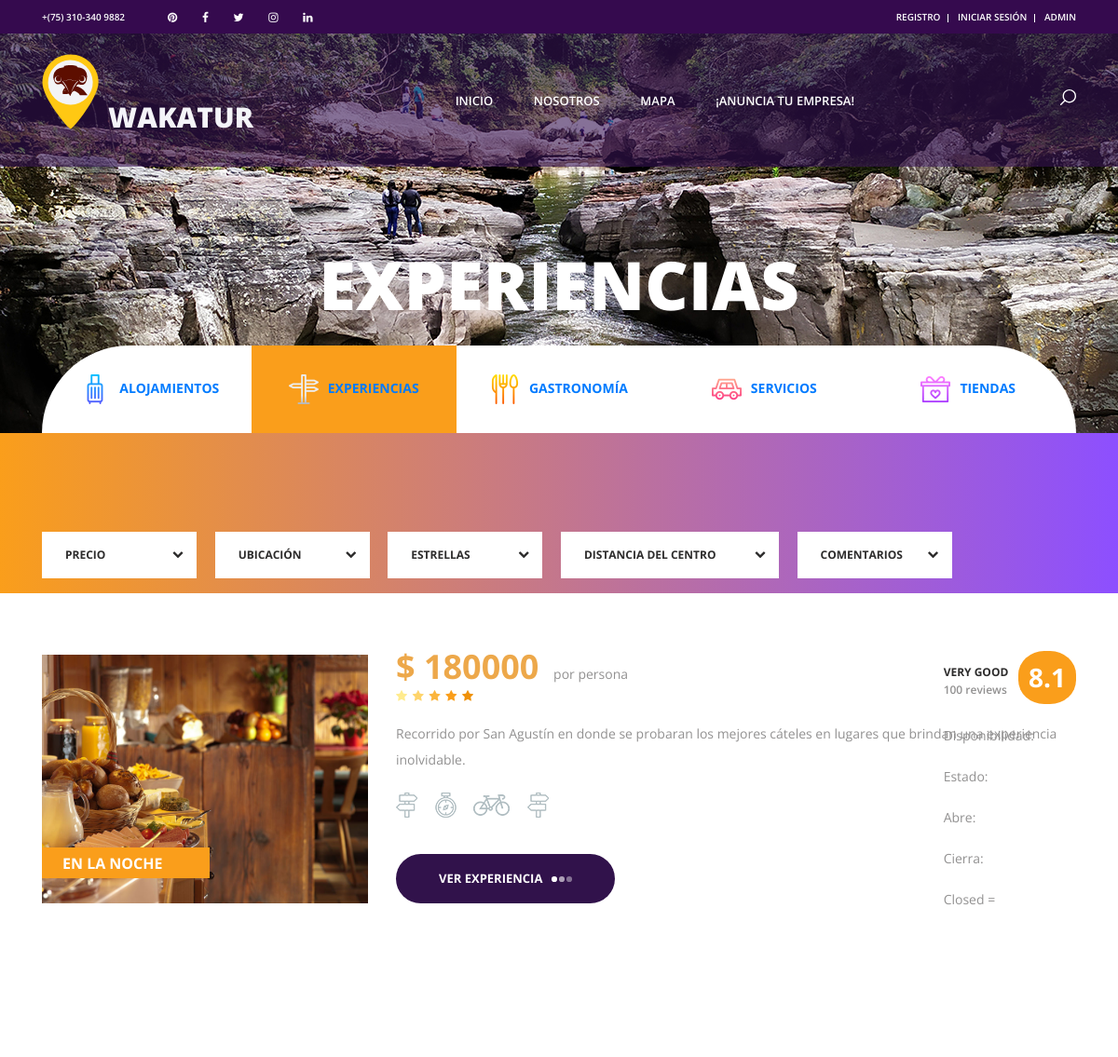
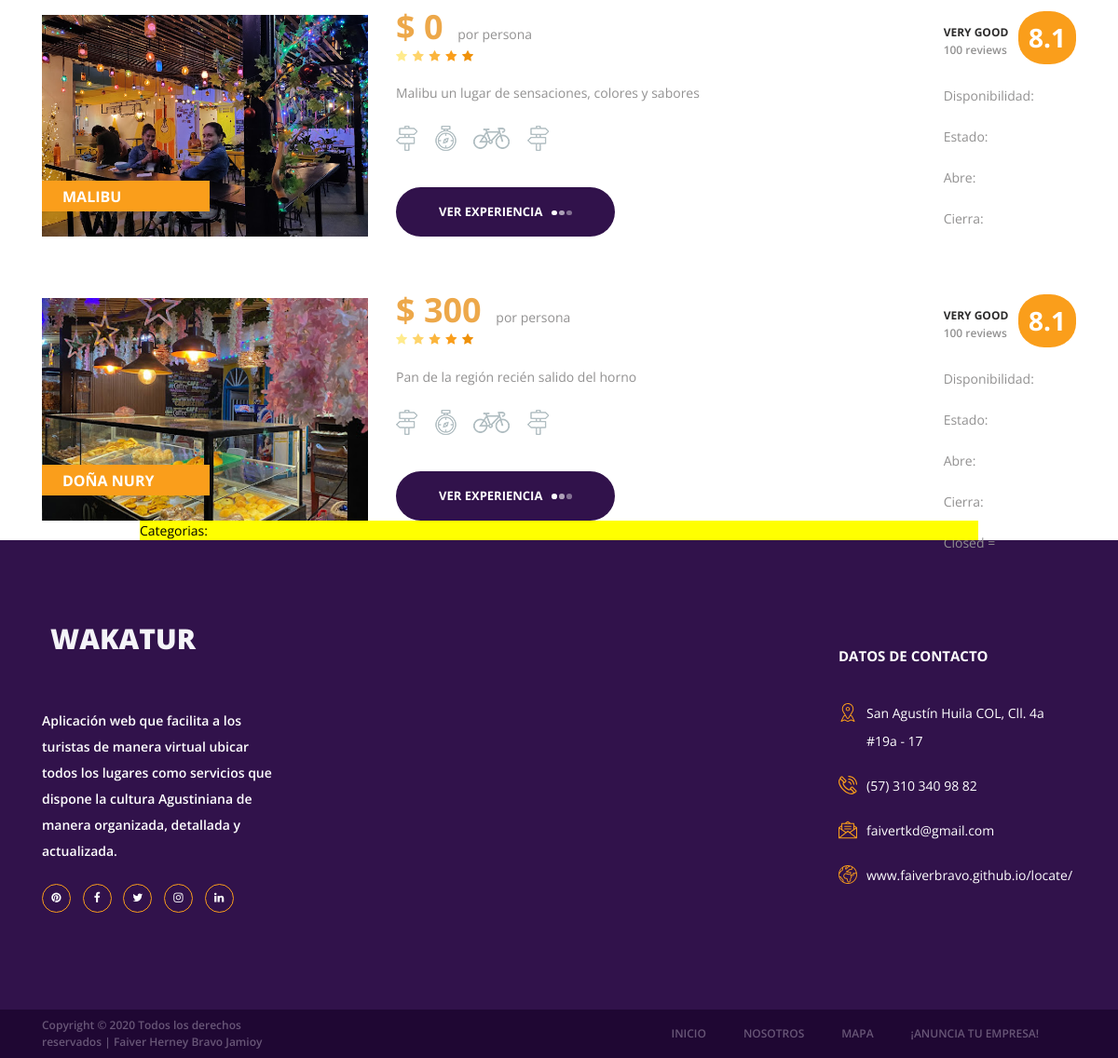
Page /experiencias/ on the committed database (2 pictures, top to bottom).
### experiencias/models.py (models this page shows, shortened)
class Experiencia(models.Model):
    nombre=models.CharField(max_length=50)
    descripcion=models.CharField(max_length=250)
    precio=models.IntegerField()
    imagen=models.ImageField(upload_to='experiencias')
    created=models.DateTimeField(auto_now_add=True)
    updated=models.DateTimeField(auto_now_add=True)
    class Meta:
        verbose_name='experiencia'
        verbose_name_plural='experiencias'

### experiencias/views.py (the view)
# urls.py: path('experiencias/', include('experiencias.urls')),
def experiencias(request):
    experiencias=Experiencia.objects.all()
    return render(request, "experiencias/experiencias.html", {"experiencias": experiencias})

### experiencias/templates/experiencias/experiencias.html (shortened to what this page needs)
{% extends "RupestreApp/base2.html" %}
{% load static %}
{% block content %}
<div class="home">
	<div class="home_background parallax-window" data-parallax="scroll" data-image-src="{% static 'images/experiencias/estrecho1m.jpg' %}"></div>
	<div class="home_content">
		<div class="home_title">experiencias</div>
	</div>
</div>
<div class="search">
	<div class="container fill_height">
		<div class="row fill_height">
			<div class="col fill_height">
				<div class="search_tabs_container">
					<div
						class="search_tabs d-flex flex-lg-row flex-column align-items-lg-center align-items-start justify-content-lg-between justify-content-start">
						<div
							class="search_tab d-flex flex-row align-items-center justify-content-lg-center justify-content-start">
							<a class="link" href="{% url 'Alojamientos' %}"><img src="{% static 'images/iconos/alojamientos.png' %} "
									alt=""><span>alojamientos</span></a>
						</div>
						<div
							class="search_tab active d-flex flex-row align-items-center justify-content-lg-center justify-content-start text-decoration:none">
							<a class="link" href="{% url 'Experiencias' %}"><img src="{% static 'images/iconos/turismo.png' %}" alt="">experiencias</a>
						</div>
						<div
							class="search_tab d-flex flex-row align-items-center justify-content-lg-center justify-content-start text-decoration:none">
							<a class="link" href="{% url 'Gastronomia' %}"><img src="{% static 'images/iconos/gastronomia.png' %}"
									alt="">gastronomía</a>
						</div>
						<div
							class="search_tab d-flex flex-row align-items-center justify-content-lg-center justify-content-start text-decoration:none">
							<a class="link" href="{% url 'Servicios' %}"><img src="{% static 'images/iconos/servicios.png' %}"
									alt="">servicios</a>
						</div>
						<div
							class="search_tab d-flex flex-row align-items-center justify-content-lg-center justify-content-start text-decoration:none">
							<a class="link" href="{% url 'Tienda' %}"><img src="{% static 'images/iconos/tiendas.png' %}" alt="">tiendas</a>
						</div>
					</div>
				</div>
			</div>
		</div>
	</div>
</div>
<div class="offers">
	<div class="search">
		<div class="search_inner">
			<div class="container fill_height no-padding">
				<div class="row fill_height no-margin">
					<div class="col fill_height no-padding">
						<div class="row">
							<div class="col-lg-11">
								<div class="offers_sorting_container">
									<ul class="offers_sorting">
										<li>
											<span class="sorting_text">precio</span>
											<i class="fa fa-chevron-down"></i>
										</li>
										<li>
											<span class="sorting_text">ubicación</span>
											<i class="fa fa-chevron-down"></i>
										</li>
										<li>
											<span class="sorting_text">estrellas</span>
											<i class="fa fa-chevron-down"></i>
										</li>
										<li class="distance_item">
											<span class="sorting_text">distancia del centro</span>
											<i class="fa fa-chevron-down"></i>
										</li>
										<li>
											<span class="sorting_text">comentarios</span>
											<i class="fa fa-chevron-down"></i>
										</li>
									</ul>
								</div>
							</div>
						</div>
					</div>
				</div>
			</div>
		</div>
	</div>
	{% for experiencia in experiencias %}
		<div class="container">
			<div class="row">
				<div class="col-lg-12">
					<div class="offers_grid">
						<div class="offers_item rating_4">
							<div class="row">
								<div class="col-lg-3 col-1680-4">
									<div class="offers_image_container">
										<div class="offers_image_background" style="background-image: url('{{experiencia.imagen.url}}')"></div>
										<div class="offer_name"><a href="experiencia_detalle/{{experiencia.id}}">{{experiencia.nombre}}</a></div>
									</div>
								</div>
								<div class="col-lg-8">
									<div class="offers_content">
										<div class="offers_price">$ {{experiencia.precio}}<span> por persona</span></div>
										<div class="rating_r rating_r_5 offers_rating" data-rating="4">
											<i></i>
											<i></i>
											<i></i>
											<i></i>
											<i></i>
										</div>
										<p class="offers_text">{{experiencia.descripcion}}</p>
										<div class="offers_icons">
											<ul class="offers_icons_list">
												<li class="offers_icons_item"><img src="{% static 'images/iconos/post.png' %}" alt=""></li>
												<li class="offers_icons_item"><img src="{% static 'images/iconos/compass.png' %}" alt=""></li>
												<li class="offers_icons_item"><img src="{% static 'images/iconos/bicycle.png' %}" alt=""></li>
												<li class="offers_icons_item"><img src="{% static 'images/iconos/post.png' %}" alt=""></li>
											</ul>
										</div>
										<div class="button book_button"><a href="experiencia_detalle/{{experiencia.id}}">ver experiencia<span></span><span></span><span></span></a></div>
										<div class="offer_reviews">
											<div class="offer_reviews_content">
												<div class="offer_reviews_title">very good</div>
												<div class="offer_reviews_subtitle">100 reviews</div>
											</div>
											<div class="offer_reviews_rating text-center">8.1</div>
											<p class="offers_text">Disponibilidad: {{experiencia.disponibilidad}}</p>
											<p class="offers_text">Estado: {{experiencia.activo}}</p>
											<p class="offers_text">Abre: {{experienciao.abrir}}</p>
											<p class="offers_text">Cierra: {{experienciao.cerrar}}</p>
											<p class="offers_text">Closed = {{experiencia.dd}}</p>
										</div>
									</div>
								</div>
							</div>
						</div>
					</div>
				</div>
			</div>
		</div>
	</div>
	{% endfor %}
	<section>
		<div style="width:75%; background-color: yellow; margin:auto; text-align: left ; color: black;">
			Categorias:<div></div>
		</div>
	</section>
{% endblock %}

### RupestreApp/static/styles/offers_responsive.css (style rules this page uses)
@media only screen and (max-width: 2340px) { .col-1680-4 { flex: 0 0 33.333333%; max-width: 33.333333%; } }
@media only screen and (max-width: 2340px) { .offers { padding-top: 0px; } }
@media only screen and (max-width: 2340px) { .search { position: relative; width: 100%; height: auto; background: linear-gradient(to right, #fa9e1b, #8d4fff); z-index: 10; } }
@media only screen and (max-width: 2340px) { .search_inner { width: 100%; height: 100%; } }
@media only screen and (max-width: 2340px) { .no-padding { padding-left: 15px; padding-right: 15px; } }
@media only screen and (max-width: 2340px) { .no-margin { margin-left: -15px; margin-right: -15px; } }
@media only screen and (max-width: 2340px) { .search_tabs_container { position: absolute; bottom: 100%; left: 15px; width: calc(100% - 30px); } }
@media only screen and (max-width: 2340px) { .search_tabs { flex-wrap: nowrap; height: 94px; } }
@media only screen and (max-width: 2340px) { .search_tab { font-size: 14px; font-weight: 700; color: #2d2c2c; text-transform: uppercase; text-align: center; height: 100%; flex-grow: 1; background: #FFFFFF; cursor: pointer; -webkit-transition: all 200ms ease; -moz-transition: all 200ms ease; -ms-transition: all 200ms ease; -o-transition: all 200ms ease; transition: all 200ms ease; } }
@media only screen and (max-width: 2340px) { .search_tab:not(:first-child):not(:nth-child(2)) { border: none; margin-right: 0px; margin-bottom: 0px; } }
@media only screen and (max-width: 2340px) { .search_tab:nth-child(2) { border-top-right-radius: 0px; padding-right: 0px; } }
@media only screen and (max-width: 2340px) { .search_tab:last-child { border-top-right-radius: 94px; padding-right: 7px; } }
@media only screen and (max-width: 2340px) { .offers_sorting_container { margin-top: 105px; } }

### rows in the picture
Experiencia: imagen (picture), nombre "EN LA NOCHE", precio "180000", descripcion "Recorrido por San Agustín en donde se probaran los mejores cáteles en lugares que brindan una experiencia inolvidable."
Experiencia: imagen (picture), nombre "MALIBU", precio "0", descripcion "Malibu un lugar de sensaciones, colores y sabores"
Experiencia: imagen (picture), nombre "DOÑA NURY", precio "300", descripcion "Pan de la región recién salido del horno"
